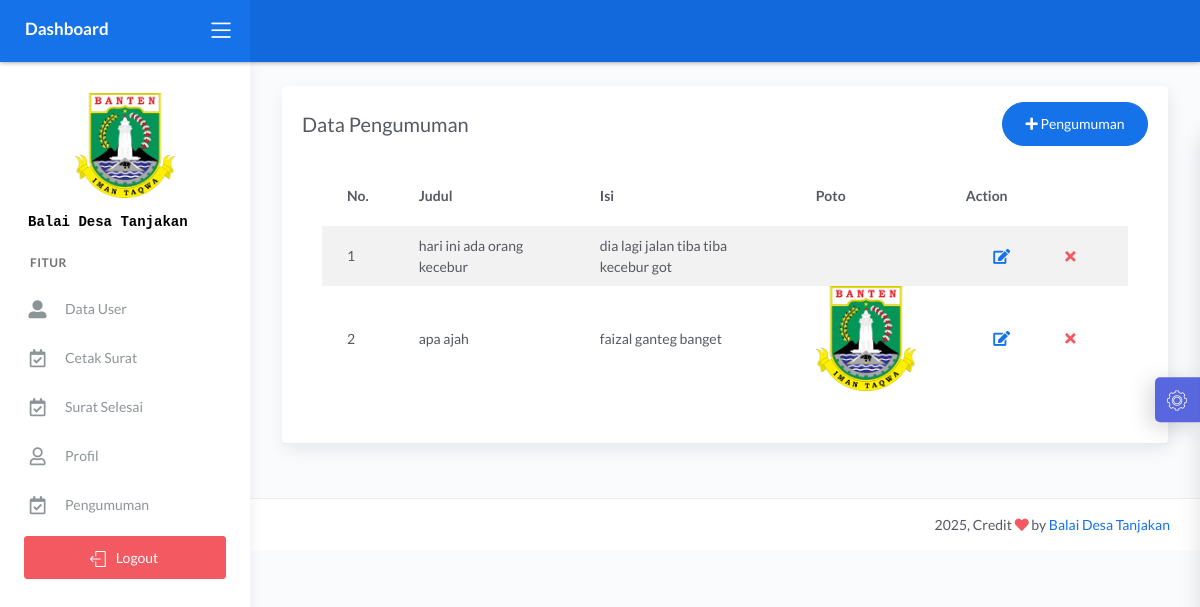
The app's page /demo1/main2.php?halaman=pengumuman (signed in) with its own data.
### tables this page shows
CREATE TABLE `pengumuman` (
  `id` int(11) NOT NULL,
  `judul` varchar(255) NOT NULL,
  `isi` text NOT NULL,
  `poto` varchar(255) DEFAULT NULL
);

### demo1/pengumuman.php (the view, shortened to what this page needs)
<?php include '../konek.php'; ?>
<link href="css/sweetalert.css" rel="stylesheet" type="text/css">
<div class="page-inner">
    <div class="row">
        <div class="col-md-12">
            <div class="card">
                <div class="card-header">
                    <div class="d-flex align-items-center">
                        <h4 class="card-title">Data Pengumuman</h4>
                        <a href="?halaman=add_pengumuman" class="btn btn-primary btn-round ml-auto">
                            <i class="fa fa-plus"></i>
                            Pengumuman
                        </a>
                    </div>
                    <div class="card-body">
                        <form action="">
                            <div class="table-responsive">
                                <table id="add" class="display table table-striped table-hover">
                                    <thead>
                                        <tr>
                                            <th>No.</th>
                                            <th>Judul</th>
                                            <th>Isi</th>
                                            <th>Poto</th>
                                            <th style="width: 10%">Action</th>
                                        </tr>
                                    </thead>
                                    <tbody>
                                        <?php
                                        $no = 1;
                                        $tampil = "SELECT * FROM pengumuman";
                                        $query = mysqli_query($konek, $tampil);
                                        while ($data = mysqli_fetch_array($query, MYSQLI_BOTH)) {
                                            $judul = $data['judul'];
                                            $isi = $data['isi'];
                                            $poto = $data['poto'];
                                        ?>
                                            <tr>
                                                <td><?php echo $no++; ?></td>
                                                <td><?php echo $judul; ?></td>
                                                <td><?php echo $isi; ?></td>
                                                <td><img src="../dataFoto/pengumuman/<?= $poto; ?>" width="100px" alt=""></td>
                                                <td>
                                                    <div class="form-button-action">
                                                        <a href="?halaman=editpengumuman&id=<?= $data['id_pengumuman']; ?>" type="button" class="btn btn-link btn-primary btn-lg" data-original-title="Edit User">
                                                            <i class="fa fa-edit"></i>
                                                        </a>
                                                        <a href="?halaman=pengumuman&id=<?= $data['id_pengumuman']; ?>" type="button" class="btn btn-link btn-danger btn-lg" data-original-title="Hapus">
                                                            <i class="fa fa-times"></i>
                                                        </a>
                                                    </div>
                                                </td>
                                            </tr>
                                        <?php
                                        }
                                        ?>
                                    </tbody>
                                </table>
                            </div>
                        </form>
                    </div>
                </div>
            </div>
        </div>
    </div>

### records on screen
pengumuman: judul "hari ini ada orang kecebur", isi "dia lagi jalan tiba tiba kecebur got"
pengumuman: judul "apa ajah", isi "faizal ganteg banget", poto (picture)
